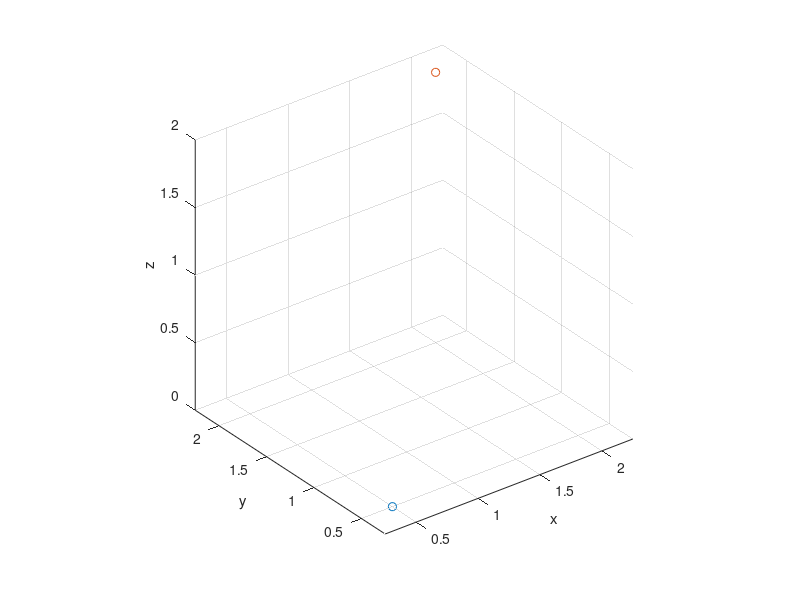

MATLAB code for this plot: (Note: this script raises an error after producing the figure.)
%2023/03/15
%球-尝试
clc;format compact;clear;close all
%入射光线
PVi=[0.5,0.5,0];%线上一点(光源)
DVi=[1,1.3,2];%随便取了一个方向
figure;plot3(PVi(1),PVi(2),PVi(3),'o');
hold on;grid on;axis equal
xlabel('x');ylabel('y');zlabel('z');
%球
PVb=[2,2,2];%球心,也是平移向量
plot3(PVb(1),PVb(2),PVb(3),'o');
R=1;
%先画一个球心在原点的顶朝上的球面镜,再旋转与平移
phi=linspace(0,360,31);%与x轴夹角范围
theta=linspace(0,45,31);%与z轴夹角范围,与口径相关
zphi=90;ytheta=45;%旋转角度
%计算球面镜坐标
[sx,sy,sz]=ball_transform(PVb,R,phi,theta,zphi,ytheta);%旋转+平移
%画球面镜
surf(sx,sy,sz, ...
    'FaceColor','interp','EdgeColor','none');
PVn=lbcross(DVi,PVi,PVb,R);%光线与镜子交点
plot3(PVn(1),PVn(2),PVn(3),'r.');
DVn=balln(PVn,PVb);%法线
plot3([PVi(1),PVn(1)],[PVi(2),PVn(2)],[PVi(3),PVn(3)]);%入射光线
PVr=reflect(PVi,DVn,PVn);%套平面镜的反射
plot3([PVr(1),PVn(1)],[PVr(2),PVn(2)],[PVr(3),PVn(3)]);%反射光线
%函数
%1.求直线与球的交点PVn
%input: 直线方向DVl,线上一点PVl,球心PVb,半径R
function PVn=lbcross(DVl,PVl,PVb,R)
    DVd=PVl-PVb;
    a=dot(DVl,DVl);
    b=2.*dot(DVd,DVl);
    c=dot(DVd,DVd)-R.^2;
%     %数值求解at^2+bt+c=0
%     syms x
%     S=double(vpasolve(a.*x.^2+b.*x+c == 0, x));
    S=zeros(2,1);
    delta=b.^2-4.*a.*c;
    if delta<0
        disp('无交点');
    end
    S(1)=(-b+delta.^0.5)./(2.*a);
    S(2)=(-b-delta.^0.5)./(2.*a);
    %取绝对值大的s
    if abs(S(1))>abs(S(2))
        t=S(1);
    else
        t=S(2);
    end
    PVn=t.*DVl+PVl;
end
%2.球上一点的法向量
%input: 球上一点,球心PVb
function DVn=balln(PVn,PVb)
    DVn=PVb-PVn;
end
%平面镜反射的函数
%3.某点关于线的对称点PVr(reflect)
%input: 点坐标PVi(i表示入射光线上一点)，直线方向DVl和其上一点PVl
function PVr=reflect(PVi,DVl,PVl)
    DVm=DVl;%法线与辅助平面垂直,PVi是辅助平面上一点
    PVc=lmcross(DVl,PVl,DVm,PVi);%线方向、位置，面方向、位置
    PVr=2.*PVc-PVi; %c是i与r的中点
    plot3([PVc(1),PVl(1)],[PVc(2),PVl(2)],[PVc(3),PVl(3)],'--');%法线
end
%4.任意直线line与任意平面mirror的交点PVc(cross)
%input: 直线方向DVl和其上一点PVl，平面方向DVm,上面一点的位矢PVm
function PVc=lmcross(DVl,PVl,DVm,PVm)
    %几何意义:PVl到面的垂直分量是DVl方向向量的t倍
    t=dot(DVm,PVm-PVl)./dot(DVm,DVl);
    PVc=t.*DVl+PVl; %直线参数方程
end
%5.计算任意位置任意朝向的球面镜坐标
%input:PVb球心,R半径,取值范围phi,theta,R与theta共同决定口径
%球面镜朝向角度zphi,ytheta
function [sx,sy,sz]=ball_transform(PVb,R,phi,theta,zphi,ytheta)
    [PHI,THETA]=meshgrid(phi,theta);
    %旋转对象(一个球心在原点的顶朝上的球面镜)
    sx=R.*sind(THETA).*cosd(PHI);
    sy=R.*sind(THETA).*sind(PHI);
    sz=R.*cosd(THETA);
    %旋转到想要的方向
    ythetamat=[
        cosd(ytheta),0,sind(ytheta);
        0,1,0;
        -sind(ytheta),0,cosd(ytheta);];%旋转矩阵Ry,先绕y轴转θ
    zphimat=[
        cosd(zphi),-sind(zphi),0;
        sind(zphi),cosd(zphi),0;
        0,0,1;];%旋转矩阵Rz,再绕z轴转φ
    rotationmat=zphimat*ythetamat;%先把两个旋转变换乘起来
    %将画图时用的三个矩阵合并,每一列的三行对应一个点的xyz坐标
    object=[sx(1:end);sy(1:end);sz(1:end)];
    %旋转变换
    temp=rotationmat*object;
    %更新坐标,同时平移
    sx(1:end)=temp(1,:)+PVb(1);
    sy(1:end)=temp(2,:)+PVb(2);
    sz(1:end)=temp(3,:)+PVb(3);
end
